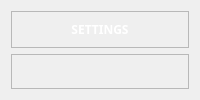
         <widget class="QWidget" name="settings_page">
          <layout class="QVBoxLayout" name="verticalLayout_9">
           <item>
            <widget class="QFrame" name="frame_25">
             <property name="font">
              <font>
               <family>NovaFlat</family>
               <bold>true</bold>
              </font>
             </property>
             <property name="frameShape">
              <enum>QFrame::Shape::StyledPanel</enum>
             </property>
             <property name="frameShadow">
              <enum>QFrame::Shadow::Raised</enum>
             </property>
             <layout class="QHBoxLayout" name="horizontalLayout_13">
              <item alignment="Qt::AlignmentFlag::Qt::AlignmentFlag::AlignTop">
               <widget class="QLabel" name="label_14">
                <property name="font">
                 <font>
                  <family>NovaFlat</family>
                  <bold>true</bold>
                 </font>
                </property>
                <property name="styleSheet">
                 <string notr="true">color: rgb(255, 255, 255);</string>
                </property>
                <property name="text">
                 <string>SETTINGS</string>
                </property>
                <property name="alignment">
                 <set>Qt::AlignmentFlag::AlignCenter</set>
                </property>
               </widget>
              </item>
             </layout>
            </widget>
           </item>
           <item>
            <widget class="QFrame" name="frame_26">
             <property name="sizePolicy">
              <sizepolicy hsizetype="Preferred" vsizetype="Expanding">
               <horstretch>0</horstretch>
               <verstretch>0</verstretch>
              </sizepolicy>
             </property>
             <property name="frameShape">
              <enum>QFrame::Shape::StyledPanel</enum>
             </property>
             <property name="frameShadow">
              <enum>QFrame::Shadow::Raised</enum>
             </property>
            </widget>
           </item>
          </layout>
         </widget>
